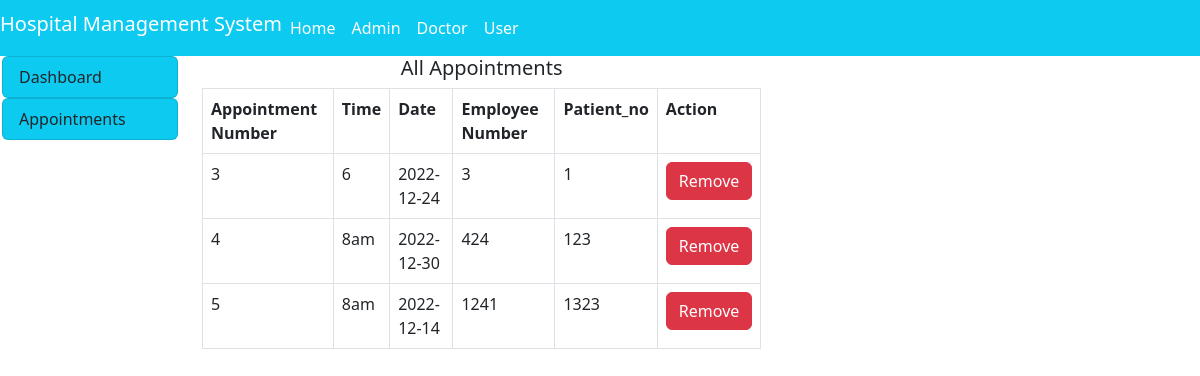
The page /hms/hms/appointment/appointment.php on the database its author committed.
### tables this page shows
CREATE TABLE IF NOT EXISTS `appointment` (
  `appointment_no` int(11) NOT NULL AUTO_INCREMENT,
  `time` varchar(10) NOT NULL,
  `date` date NOT NULL,
  `patient_no` int(11) NOT NULL,
  `emp_no` int(11) NOT NULL,
  PRIMARY KEY (`appointment_no`)
);

### hms/hms/appointment/appointment.php (the view, shortened to what this page needs)
<!DOCTYPE html>
<html>
<head>
</head>
<body>
	<?php
	include("../include/header.php");
	?>
	<div class="container-fluid">
		<div class="col-md-12">
			<div class="row">
				<div class="col-md-2" style="margin-left: -10px;">
					<?php
					include("sidenav.php");
					include("../include/connection.php")
					?>
				</div>
				<div class="col-md-10">
					<div class="col-md-20">
						<div class="row">
							<div class="col-md-7">
								<h5 class="text-center">All Appointments</h5>
								<?php
								$ad = $_SESSION['doctor'];
								$query = "SELECT * FROM appointment WHERE appointment_no != '$ad'";
								$res = mysqli_query($connect,$query);
								 $output = "
								 	<table class='table table-bordered'>
								 	<tr>
									<th>Appointment Number</th>
									<th>Time</th>
									<th>Date</th>
									<th>Employee Number</th>
									<th>Patient_no</th>
                                    <th>Action</th>
									<tr>
									";
								while ($row = mysqli_fetch_array($res)) {
									$appointment_no = $row['appointment_no'];
									$time = $row['time'];
									$date = $row['date'];
									$emp_no = $row['emp_no'];
									$patient_no = $row['patient_no'];
									$output .="
										<tr>
										<td>$appointment_no</td>
										<td>$time</td>
										<td>$date</td>
										<td>$emp_no</td>
										<td>$patient_no</td>
										<td>
											<a href='appointment?appointment_no=$appointment_no'><button appointment_no=$appointment_no class='btn btn-danger view'>Remove</button></a>
										</td>
									";
								}
								$output .="
									</tr>
								</table>
								";
								echo $output;
								?>
							</div>
						</div>
					</div>
				</div>
			</div>
		</div>
	</div>
</body>
</html>

### hms/hms/include/header.php (shortened to what this page needs)
<!DOCTYPE html>
<html>
<head>
    <link rel="stylesheet" type="text/css" href="https://cdn.jsdelivr.net/npm/bootstrap@5.2.3/dist/css/bootstrap.min.css">
    <link rel="stylesheet" type="text/css" href="https://cdn.jsdelivr.net/npm/@fortawesome/fontawesome-free@6.2.1/css/fontawesome.min.css">
</head>
<body>
    <nav class="navbar navbar-expand-lg navbar-info bg-info">
        <h5 class="text-white"> Hospital Management System</h5>
        <ul class="navbar-nav">
           <?php
                if(isset($_SESSION['admin'])){
               $user = $_SESSION['admin'];
                    echo '
                    <li class="nav-item"><a href="../admin/index.php" class="nav-link text-white">'.$user.'</a></li>
                    <li class="nav-item"><a href="logout.php" class="nav-link text-white">logout </a></li>'
                    ;
                }else if(isset($_SESSION['doctor'])){
                    $user = $_SESSION['doctor'];
                         echo '
                         <li class="nav-item"><a href="../doctor/doctor.php" class="nav-link text-white">'.$user.'</a></li>
                         <li class="nav-item"><a href="logout.php" class="nav-link text-white">logout </a></li>'
                         ;
                     }
                else if(isset($_SESSION['user'])){
                $user = $_SESSION['user'];
                        echo '
                        <li class="nav-item"><a href="../doctor/doctor.php" class="nav-link text-white">'.$user.'</a></li>
                        <li class="nav-item"><a href="logout.php" class="nav-link text-white">logout </a></li>'
                        ;
                    }
                else{
                    echo '
                    <li class="nav-item"><a href="../index.php" class="nav-link text-white">Home</a></li>
                    <li class="nav-item"><a href="../adminlogin.php" class="nav-link text-white">Admin</a></li>
                    <li class="nav-item"><a href="../doctorlogin.php" class="nav-link text-white">Doctor</a></li>
                    <li class="nav-item"><a href="../userlogin.php" class="nav-link text-white">User</a></li>'
                    ;
                }
           ?>
        </ul>
    </nav>
</body>
</html>

### hms/hms/appointment/sidenav.php (shortened to what this page needs)
<!DOCTYPE html>
<html>
<head>
</head>
<body>
	<div class="list-group">
        <a href="../doctor/doctor.php" class="list-group-item bg-info list-group-item-action">Dashboard</a>
    </div>
    <div class="list-group">
        <a href="../appointment/appointment.php" class="list-group-item bg-info list-group-item-action">Appointments</a>
    </div>
</body>
</html>

### rows shown on the page
appointment: appointment_no "3", time "6", date "2022-12-24", emp_no "3", patient_no "1"
appointment: appointment_no "4", time "8am", date "2022-12-30", emp_no "424", patient_no "123"
appointment: appointment_no "5", time "8am", date "2022-12-14", emp_no "1241", patient_no "1323"
